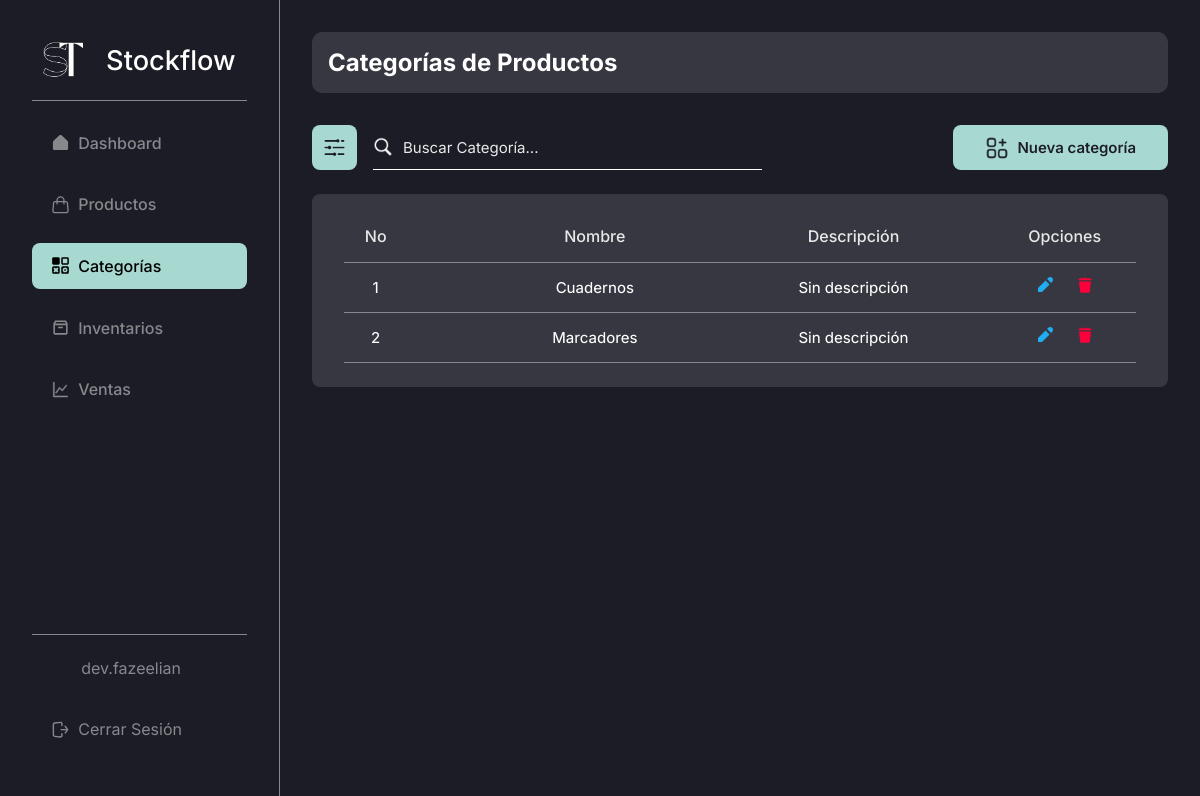
Page /admin/products/categories/ (signed in) on the earlier database version.
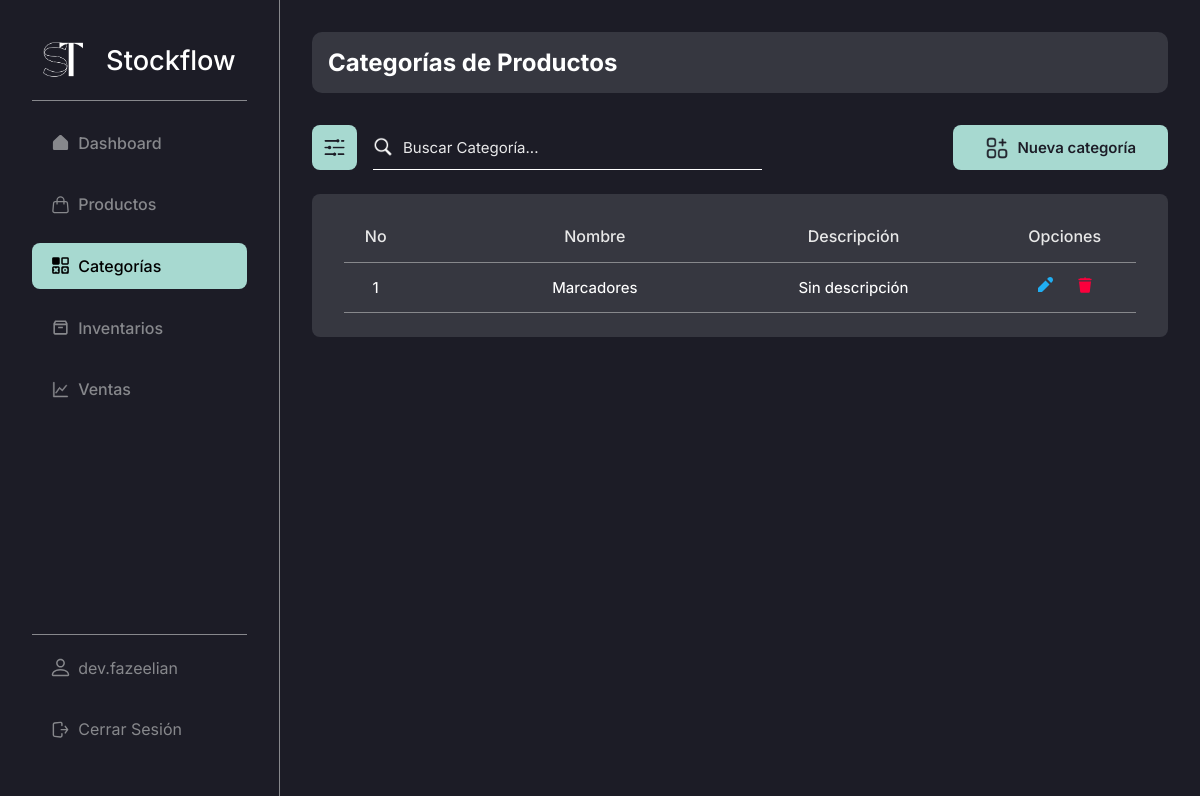
Same page on the later database version.
### stockflow/models.py (models this page shows, shortened)
class Category(db.Model):
    id = db.Column(db.Integer, primary_key = True) # Primary key
    created_by = db.Column(db.Integer, db.ForeignKey("user.id"), nullable = False) # Foreign key
    name = db.Column(db.String(50), unique = True, nullable = False)
    description = db.Column(db.String(255), default='Sin descripción')

### stockflow/modules/category.py (the view)
@bp.route("/", methods = ("GET", "POST"))
@login_required
def index():
    query = ""
    categories = []
    if request.method == "POST":
        query = request.form.get("searchCategorie", "")
        categories = Category.query.filter(
            (
                Category.name.ilike(f"%{query}%") |  # Searching by name
                Category.description.ilike(f"%{query}%")  # Searching by description
            )
        ).all()
    else:
        categories = Category.query.filter(Category.created_by == g.user.id).all()
    return render_template("modules/products/categories/index.html", categories = categories, query=query)

### stockflow/auth.py (called while the page is built)
def login_required(view):
    @functools.wraps(view)
    def wrapped_view(**kwargs):
        if g.user is None:
            message = "Debes iniciar sesión"
            flash(message)
            return redirect(url_for("auth.login"))
        return view(**kwargs)
    return wrapped_view

@bp.before_app_request # Execute the next function in every request, every page
def load_logged_in_user():
    user_id = session.get("user_id")
    if user_id is None:
        g.user = None
    else:
        g.user = User.query.get_or_404(user_id)

### stockflow/templates/modules/products/categories/index.html (shortened to what this page needs)
{% extends 'base-admin.html' %}
{% block content %}
    <head>
        <link rel="stylesheet" href="{{ url_for('static', filename='css/modules/categories.css') }}">
    </head>
    <div class="content-group inter bg-black-light">
        <h2 class="color-white inter">Categorías de Productos</h2>
    </div>
    <div class="top-page">
        <div class="cont-search">
            <button class="btn-search-filter bg-turquese-light-blue">
                <img src="{{ url_for('static', filename='img/icons/filter.png') }}" alt="">
            </button>
            <form action="{{ url_for('admin/products/categories.index') }}" method="post" class="search-bar">
                <img src="{{ url_for('static', filename='img/icons/search.png') }}" alt="">
                <input type="text" class="color-white inter" name="searchCategorie" value="{{ query }}" id="search" placeholder="Buscar Categoría...">
            </form>
        </div>
        <div class="cont-create">
            <a href="{{ url_for('admin/products/categories.new') }}" class="btn-create bg-turquese-light-blue color-black inter">
                <img src="{{ url_for('static', filename='img/icons/add-categorie.png') }}" alt="">
                <h2>Nueva categoría</h2>
            </a>
        </div>
    </div>
    <table class="table inter bg-black-light">
        <thead>
            <tr class="thead color-white-gray">
                <th class="th th-no-cat">No</th>
                <th class="th th-name-cat">Nombre</th>
                <th class="th th-description-cat">Descripción</th>
                <th class="th th-options-cat">Opciones</th>
            </tr>
        </thead>
        <tbody>
                {% if categories %}
                    {% for category in categories | reverse %}
                        {% if g.user.id == category.created_by %}
                            <tr class="tbody">
                                <td class="td td-no-cat">{{ loop.index }}</td>
                                <td class="td td-name-cat">
                                    <a href="#" class="color-white">{{ category.name }}</a>
                                </td>
                                <td class="td td-description-cat">
                                    {% if category.description == "" %}
                                        Sin descripción
                                    {% else %}
                                        {{ category.description }}
                                    {% endif %}
                                </td>
                                <td class="td td-options-cat">
                                    <a href="{{ url_for('admin/products/categories.update', id = category.id) }}">
                                        <svg
                                            xmlns="http://www.w3.org/2000/svg"
                                            viewBox="0 0 16 16"
                                            fill="#20AEF3"
                                        >
                                            <path
                                                d="M12.527 7.473L8.527 3.473 1 11 1 15 5 15zM11.172.828l-1.065 1.065 4 4 1.065-1.065c1.105-1.105 1.105-2.895 0-4l0 0C14.067-.276 12.276-.276 11.172.828z"
                                            />
                                        </svg>
                                    </a>
                                    <a href="{{ url_for('admin/products/categories.delete', id = category.id) }}">
                                    </a>
                                </td>
                            </tr>
                        {% else %}
                            <tr class="tbody">
                                <td class="td" style="width: 100%;">No hay categorías creadas por ti.</td>
                            </tr>
                        {% endif %}
                    {% endfor %}
                {% endif %}
        </tbody>
    </table>
{% endblock %}

### stockflow/templates/base-admin.html (shortened to what this page needs)
<!DOCTYPE html>
<html lang="es">
<head>
    <link rel="stylesheet" href="{{ url_for('static', filename='css/global.css') }}">
    <link rel="stylesheet" href="{{ url_for('static', filename='css/base.css') }}">
    <link rel="stylesheet" href="{{ url_for('static', filename='css/tables.css') }}">
    <link rel="stylesheet" href="{{ url_for('static', filename='css/search.css') }}">
    <link rel="stylesheet" href="{{ url_for('static', filename='css/form.css') }}">
</head>
<body>
    <aside class="side-bar inter bg-black br-gray-1">
        <section class="side-bar-main">
            <h1 class="inter">
                <a href="{{ url_for('admin.dashboard') }}" class="color-white">
                    <img src="{{ url_for('static', filename='img/logo.png') }}" alt="">
                    Stockflow
                </a>
            </h1>
            <br>
            <div class="side-bar-divider" />
            <nav class="side-nav-bar">
                <a
                    href="{{ url_for('admin.dashboard') }}"
                    class="item-side-nav-bar inter {% if request.endpoint == 'admin.dashboard' %}item-side-nav-bar--active{% endif %}"
                >
                    Dashboard
                </a>
                <a
                    href="{{ url_for('admin/products.index') }}"
                    class="item-side-nav-bar inter {% if request.endpoint == 'admin/products.index' %}item-side-nav-bar--active{% endif %}"
                >
                    Productos
                </a>
                <a
                    href="{{ url_for('admin/products/categories.index') }}"
                    class="item-side-nav-bar inter {% if request.endpoint == 'admin/products/categories.index' %}item-side-nav-bar--active{% endif %}"
                >
                    Categorías
                </a>
                <a
                    href="{{ url_for('admin/inventories.index') }}"
                    class="item-side-nav-bar inter {% if request.endpoint == 'admin/inventories.index' %}item-side-nav-bar--active{% endif %}"
                >
                    Inventarios
                </a>
                <a
                    href="{{ url_for('admin/sales.index') }}"
                    class="item-side-nav-bar inter {% if request.endpoint == 'admin/sales.index' %}item-side-nav-bar--active{% endif %}"
                >
                    Ventas
                </a>
            </nav>
        </section>
        <footer class="side-bar-footer" style="flex-direction: column;">
            <a
                href="{{ url_for('admin.profile') }}"
                class="item-side-nav-bar inter {% if request.endpoint == 'admin.profile' %}item-side-nav-bar--active{% endif %}"
            >
                {{ g.user.username }}
            </a>
            <a href="{{ url_for('auth.logout') }}" class="item-side-nav-bar inter">
                Cerrar Sesión
            </a>
        </footer>
    </aside>
    <main class="page-content bg-black">
        {% block content %}{% endblock %}
    </main>
</body>
</html>

Differences in the rows shown:
removed Category: name "Cuadernos", description "Sin descripción"
